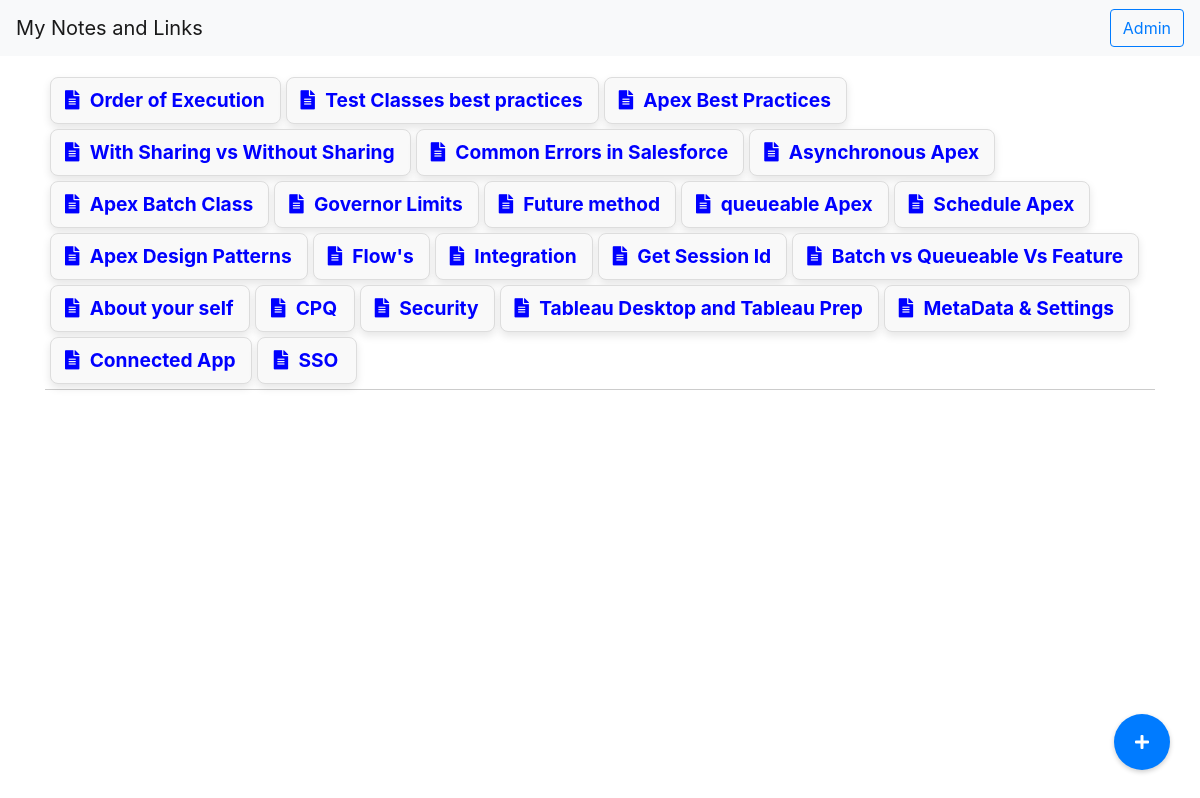
The page / on the database its author committed.
### project/models.py (models this page shows, shortened)
class Page(models.Model):
    name = models.CharField(max_length=255)
    content = models.TextField()
    section = models.ForeignKey(Section, on_delete=models.SET_NULL, null=True, blank=True, related_name='pages')

### project/views.py (the view)
# urls.py: path('', views.index, name="home"),
def index(request):
    sections = Section.objects.all()
    grouped_pages = {}
    for obj in Page.objects.all():
        if not obj.section:
            obj.save()
    for section in sections:
        pages = Page.objects.filter(section=section)
        grouped_pages[section] = pages
    return render(request, "index.html", {'grouped_pages': grouped_pages})

### project/templates/index.html (shortened to what this page needs)
<!DOCTYPE html>
<html lang="en">
<head>
    <link href="https://stackpath.bootstrapcdn.com/bootstrap/4.5.2/css/bootstrap.min.css" rel="stylesheet" />
    <link href="https://cdnjs.cloudflare.com/ajax/libs/font-awesome/5.15.4/css/all.min.css" rel="stylesheet" />
    <link href="https://cdn.quilljs.com/1.3.6/quill.snow.css" rel="stylesheet" />
</head>
<body>
    <nav class="navbar navbar-expand-lg navbar-light bg-light">
        <a class="navbar-brand" href="#">My Notes and Links</a>
        <div class="ml-auto">
            <button class="btn btn-outline-primary my-2 my-sm-0" type="button" onclick="location.href='/admin'">
                Admin
            </button>
        </div>
    </nav>
    <div class="container mt-3">
        {% include 'pages_list.html' %}
    </div>
    <div class="fab" id="fab">
    <i class="fas fa-plus"></i>
</div>
</body>
</html>

### project/templates/pages_list.html (shortened to what this page needs)
{% for section, pages in grouped_pages.items %}
<div class="section-container">
    <div class="pages-list" data-section-id="{{ section.id }}">
        {% if not pages %}
        <p style="color: #888; font-style: italic;">No files</p>
        {% else %}
        {% for page in pages %}
        <div class="page-summary" draggable="true" data-page-id="{{ page.id }}">
            <a href="{% url 'pageview' page.id %}" class="page-link">
                <h4 title="{{ page.name }}">
                    <i class="fas fa-file-alt"></i>&nbsp;
                    <strong>{{ page.name|truncatechars:150 }}</strong>
                </h4>
            </a>
        </div>
        {% endfor %}
        {% endif %}
    </div>
</div>
{% endfor %}

### project/templates/index.html (style rules this page uses)
.fab { position: fixed; bottom: 30px; right: 30px; background-color: #007bff; border-radius: 50%; width: 56px; height: 56px; box-shadow: 0 2px 5px rgba(0, 0, 0, 0.2); color: #fff; display: flex; align-items: center; justify-content: center; cursor: pointer; transition: background-color 0.3s; }
.container { max-width: 95%; margin: 0 auto; }
.pages-list { display: flex; flex-wrap: wrap; justify-content: start; gap: 10px; padding: 5px; }
.page-summary { border: 1px solid #ddd; border-radius: 8px; padding: 3px; background-color: #f9f9f9; box-shadow: 0 4px 8px rgba(0, 0, 0, 0.1); transition: transform 0.2s, box-shadow 0.2s; min-width: 100px; word-wrap: break-word; overflow-wrap: break-word; text-align: center; position: relative; cursor: pointer; }
.page-link { background-color: transparent; border: none; display: block; text-decoration: none; color: inherit; text-align: center; }
.page-summary h4 { margin: 0; font-size: clamp(0.8rem, 1.7vw, 1.2rem); color: blue; white-space: nowrap; text-overflow: ellipsis; max-width: 100%; pointer-events: none; }

### project/templates/pages_list.html (style rules this page uses)
.section-container { margin-bottom: 10px; }
.pages-list { display: flex; flex-wrap: wrap; gap: 5px; padding: 5px; border-bottom: 0.5px solid #ccc; min-height: 50px; }

### rows shown on the page
Page: name "Order of Execution"
Page: name "Test Classes best practices"
Page: name "Apex Best Practices"
Page: name "With Sharing vs Without Sharing"
Page: name "Common Errors in Salesforce"
Page: name "Asynchronous Apex"
Page: name "Apex Batch Class"
Page: name "Governor Limits"
Page: name "Future method"
Page: name "queueable Apex"
Page: name "Schedule Apex"
Page: name "Apex Design Patterns"
Page: name "Flow's"
Page: name "Integration"
Page: name "Get Session Id"
Page: name "Batch vs Queueable Vs Feature"
Page: name "About your self"
Page: name "CPQ"
Page: name "Security"
Page: name "Tableau Desktop and Tableau Prep"
Page: name "MetaData & Settings"
Page: name "Connected App"
Page: name "SSO"
